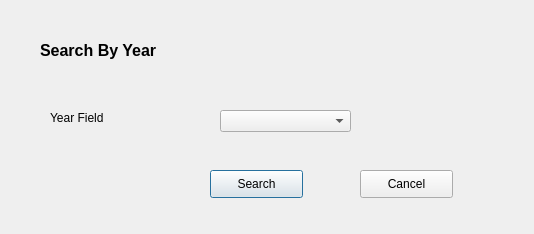
<?xml version="1.0" encoding="UTF-8"?>
<ui version="4.0">
 <class>SearchByYear</class>
 <widget class="QDialog" name="SearchByYear">
  <property name="geometry">
   <rect>
    <x>0</x>
    <y>0</y>
    <width>534</width>
    <height>234</height>
   </rect>
  </property>
  <property name="windowTitle">
   <string>Search By Year</string>
  </property>
  <widget class="QLabel" name="label">
   <property name="geometry">
    <rect>
     <x>40</x>
     <y>40</y>
     <width>201</width>
     <height>21</height>
    </rect>
   </property>
   <property name="font">
    <font>
     <pointsize>12</pointsize>
     <weight>75</weight>
     <bold>true</bold>
    </font>
   </property>
   <property name="text">
    <string>Search By Year</string>
   </property>
  </widget>
  <widget class="QLabel" name="label_2">
   <property name="geometry">
    <rect>
     <x>50</x>
     <y>110</y>
     <width>91</width>
     <height>16</height>
    </rect>
   </property>
   <property name="text">
    <string>Year Field</string>
   </property>
  </widget>
  <widget class="QComboBox" name="yearComboBox">
   <property name="geometry">
    <rect>
     <x>220</x>
     <y>110</y>
     <width>131</width>
     <height>22</height>
    </rect>
   </property>
  </widget>
  <widget class="QPushButton" name="searchButton">
   <property name="geometry">
    <rect>
     <x>210</x>
     <y>170</y>
     <width>93</width>
     <height>28</height>
    </rect>
   </property>
   <property name="text">
    <string>Search</string>
   </property>
  </widget>
  <widget class="QPushButton" name="cancelButton">
   <property name="geometry">
    <rect>
     <x>360</x>
     <y>170</y>
     <width>93</width>
     <height>28</height>
    </rect>
   </property>
   <property name="text">
    <string>Cancel</string>
   </property>
  </widget>
 </widget>
 <resources/>
 <connections>
  <connection>
   <sender>cancelButton</sender>
   <signal>clicked()</signal>
   <receiver>SearchByYear</receiver>
   <slot>close()</slot>
   <hints>
    <hint type="sourcelabel">
     <x>406</x>
     <y>183</y>
    </hint>
    <hint type="destinationlabel">
     <x>266</x>
     <y>116</y>
    </hint>
   </hints>
  </connection>
 </connections>
</ui>
